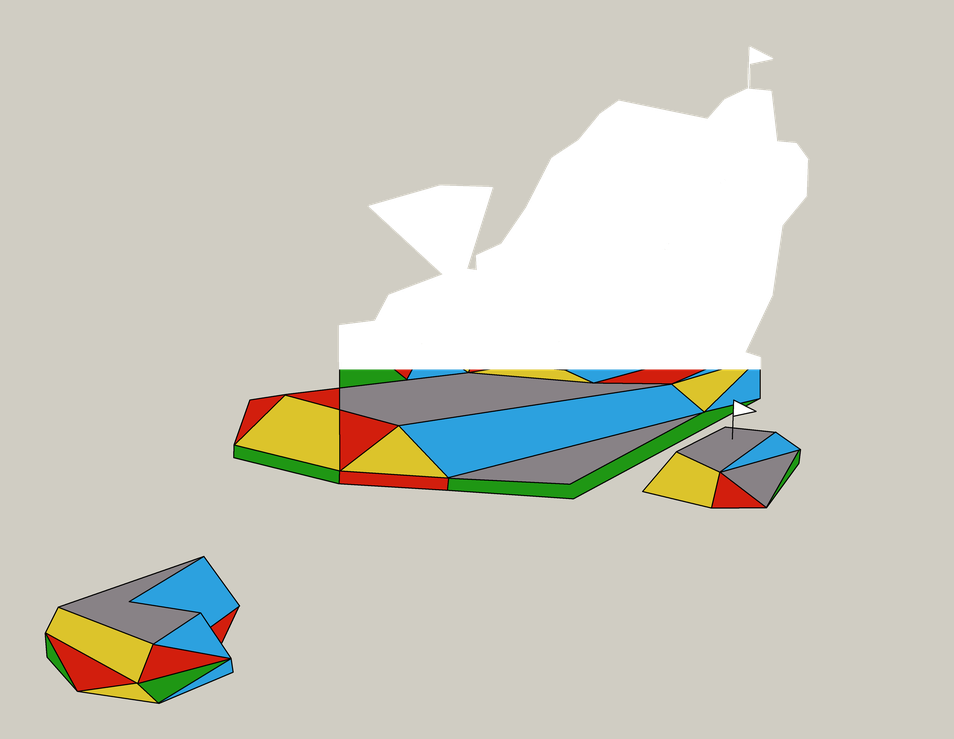
#> input picture assets/cor-saborosa-fundo-02-lower.png, 954 x 739 px, shrunk from 4679 x 3624 before the run, found by its file name
$ python build-stage3-art.py
#> lines starting #> are read from the running program, lines starting #| are printed output that depends on the picture
#!/usr/bin/env python3
"""Build the displayed stage-3 layers: the colored map with the new line-art
"ink" baked on top, split by the original overlay's silhouette so the ink rides
with the terrain (ground-ink under the player, mountain-ink with the overlay).

No on-disk intermediates — run this whenever the line-art source changes.

Inputs  (assets/):
  cor-saborosa-fundo-02-lower.png      colored base, lower layer
  cor-saborosa-fundo-02-overlay.png    colored base, overlay (silhouette stencil)
  saborosa-fundo-test-02.png           line-art source (black on white)
Outputs (assets/):
  cor-saborosa-fundo-02-lower-inked.png
  cor-saborosa-fundo-02-overlay-inked.png   (alpha == original overlay → zoning unchanged)
"""
import sys
import numpy as np
from PIL import Image

A = 'assets/'
COLORED_LOWER = A + 'cor-saborosa-fundo-02-lower.png'
COLORED_OVER  = A + 'cor-saborosa-fundo-02-overlay.png'
LINEART       = A + 'saborosa-fundo-test-02.png'
OUT_LOWER     = A + 'cor-saborosa-fundo-02-lower-inked.png'
OUT_OVER      = A + 'cor-saborosa-fundo-02-overlay-inked.png'


def main():
    colored_lower = Image.open(COLORED_LOWER).convert('RGBA')
#> colored_lower is the input picture: PIL image 954x739 RGBA; mean R, G, B, A 172.9, 172.1, 161.2, 223.5
    colored_over  = Image.open(COLORED_OVER).convert('RGBA')
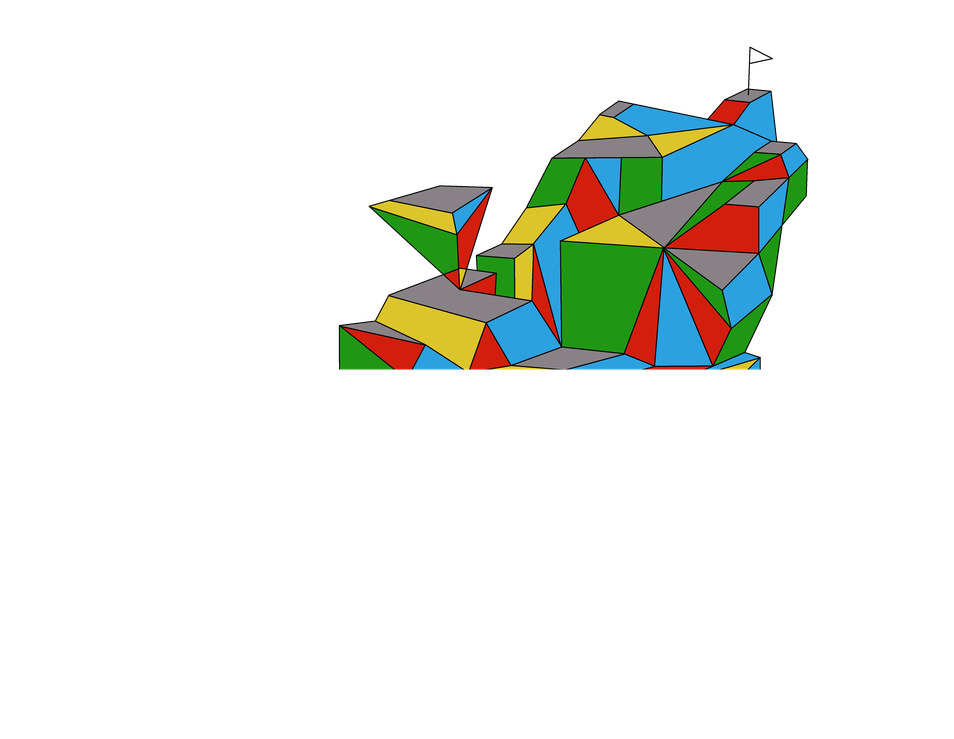
#> input picture assets/cor-saborosa-fundo-02-overlay.png, 954 x 739 px, shrunk from 4679 x 3624 before the run, found by its file name
#> colored_over is the input picture: PIL image 954x739 RGBA; mean R, G, B, A 12.6, 15.6, 10.9, 31.5
    art = Image.open(LINEART).convert('RGB')
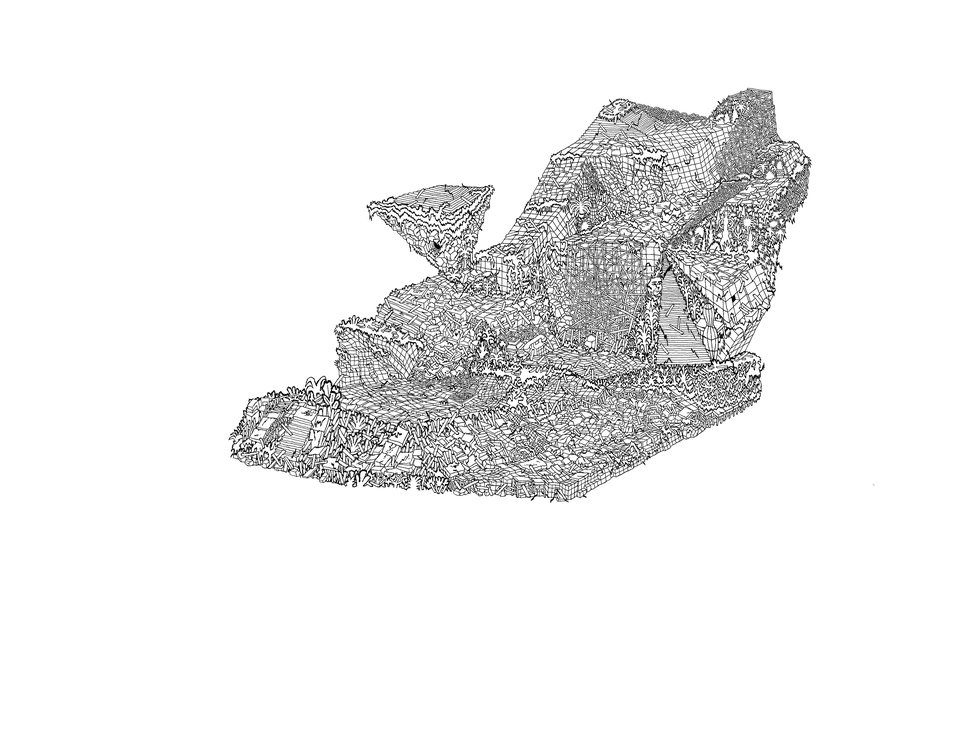
#> input picture assets/saborosa-fundo-test-02.png, 954 x 739 px, shrunk from 4679 x 3624 before the run, found by its file name
#> art is the input picture: PIL image 954x739 RGB; min 0, max 255, mean 237.6

    if not (colored_lower.size == colored_over.size == art.size):
        print(f"ERROR size mismatch: {colored_lower.size} {colored_over.size} {art.size}")
        return 1

    stencil = np.array(colored_over.getchannel('A'))        # 0/255 mountain silhouette
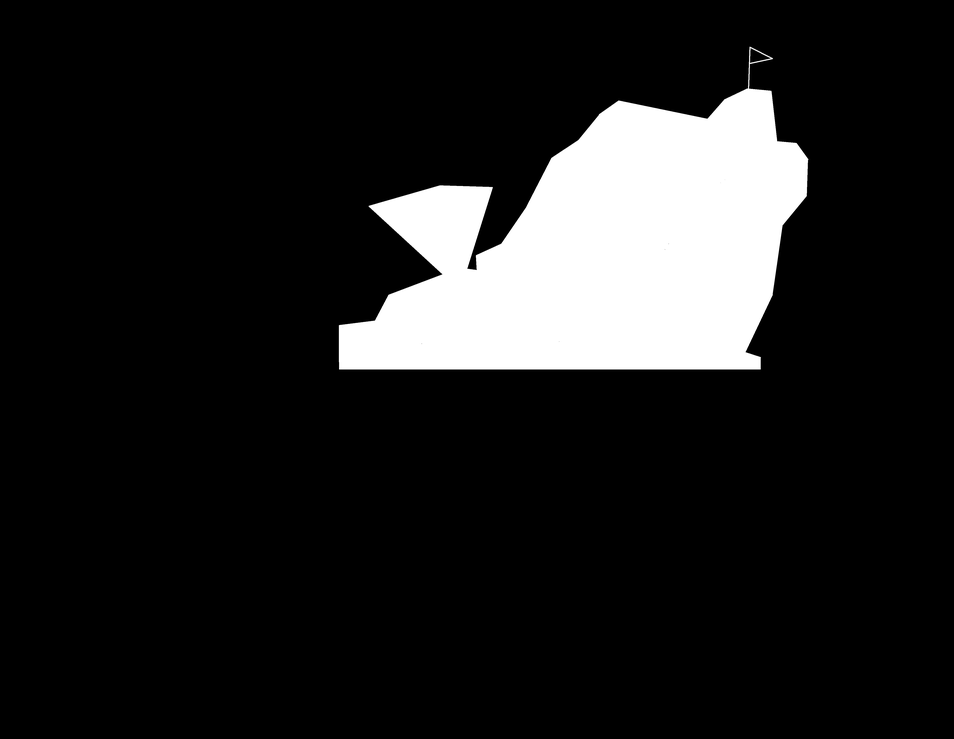
#> stencil: shape (739, 954); min 0, max 255, mean 31.5
    rgb = np.array(art).astype(np.int32)
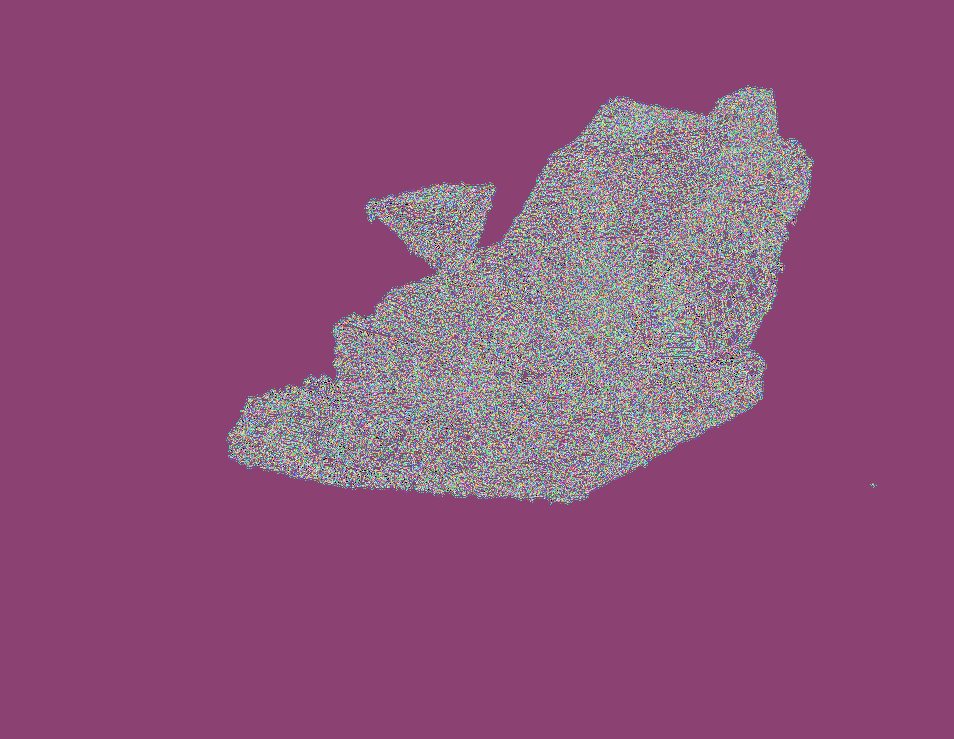
#> rgb: shape (739, 954, 3) int32; 256 distinct labels, from 0 to 255; one colour per label, 0 black
    lum = 0.299 * rgb[..., 0] + 0.587 * rgb[..., 1] + 0.114 * rgb[..., 2]
    ink_a = np.clip(255 - lum, 0, 255).astype(np.uint8)     # darkness → opacity
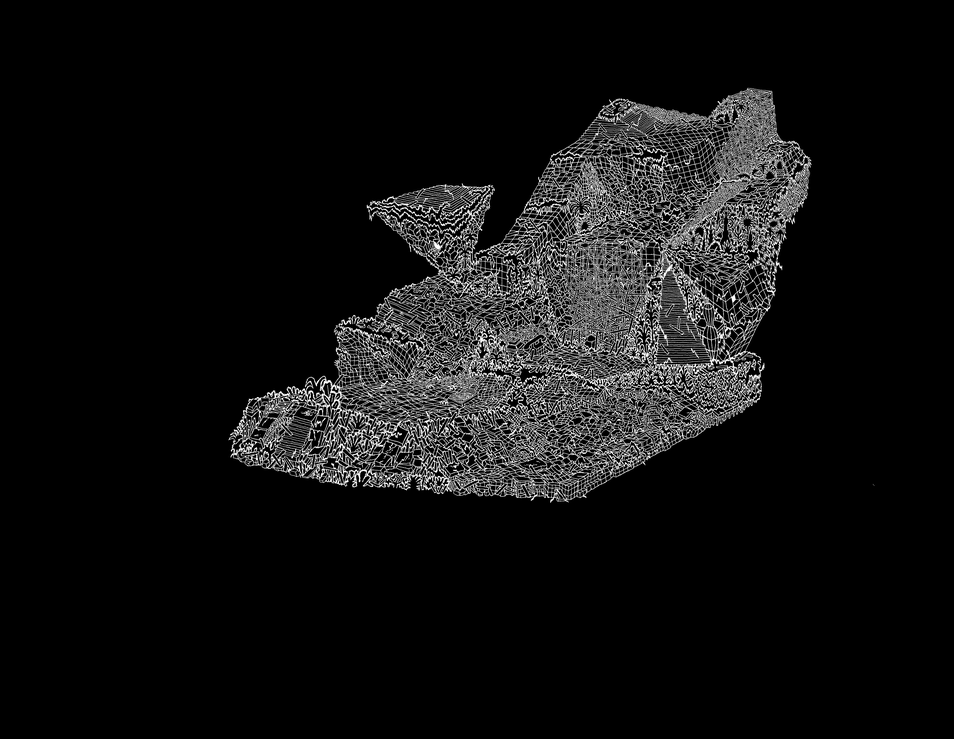
#> ink_a: shape (739, 954); min 0, max 255, mean 17.4

    def ink_layer(alpha):
        out = np.zeros((*alpha.shape, 4), np.uint8)         # black RGB
        out[..., 3] = alpha
        return Image.fromarray(out, 'RGBA')

    over_ink  = ink_layer(np.minimum(ink_a, stencil))       # ink inside silhouette
    lower_ink = ink_layer(np.minimum(ink_a, 255 - stencil)) # ink outside silhouette

    Image.alpha_composite(colored_over,  over_ink).save(OUT_OVER)
    Image.alpha_composite(colored_lower, lower_ink).save(OUT_LOWER)
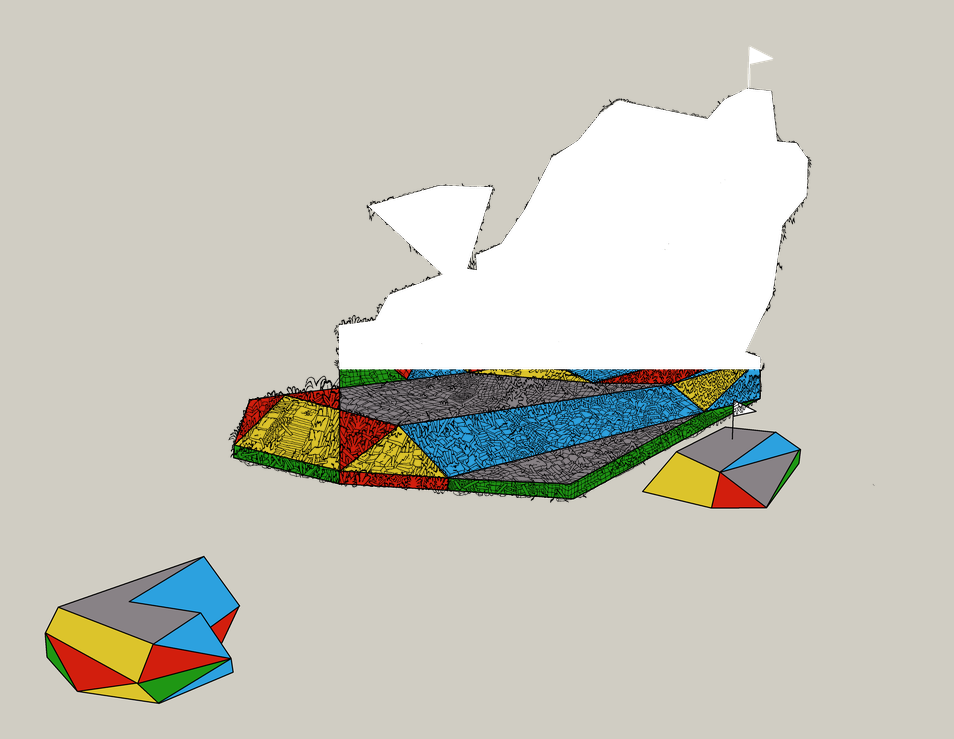
#> saved as cor-saborosa-fundo-02-lower-inked.png: PIL image 954x739 RGBA; mean R, G, B, A 169.4, 168.1, 157.9, 223.5; transparent parts drawn white

    # Sanity: baked overlay alpha must equal the original silhouette.
    baked_a = np.array(Image.open(OUT_OVER).convert('RGBA').getchannel('A'))
    print('overlay alpha == original silhouette:', np.array_equal(baked_a, stencil))
#| overlay alpha == original silhouette: False
    print('wrote', OUT_LOWER)
    print('wrote', OUT_OVER)
    return 0


if __name__ == '__main__':
    sys.exit(main())
#> (the program exits here)
